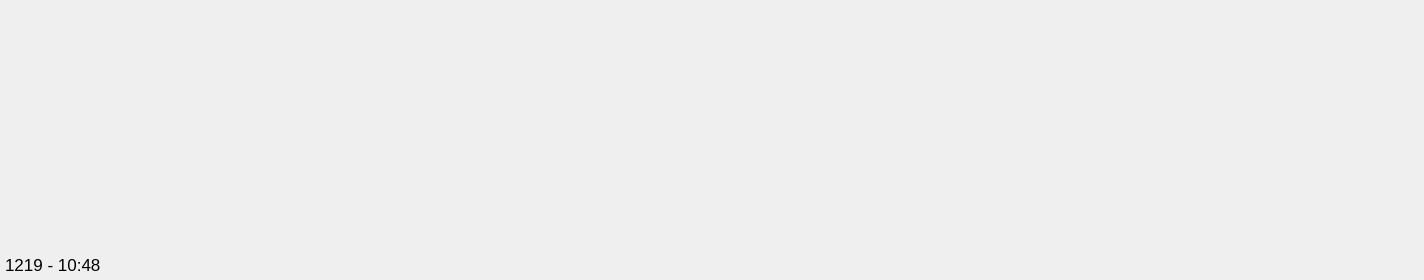
<?xml version="1.0" encoding="UTF-8"?>
<ui version="4.0">
 <class>Widget</class>
 <widget class="QWidget" name="Widget">
  <property name="geometry">
   <rect>
    <x>0</x>
    <y>0</y>
    <width>1424</width>
    <height>280</height>
   </rect>
  </property>
  <property name="sizePolicy">
   <sizepolicy hsizetype="Fixed" vsizetype="Fixed">
    <horstretch>0</horstretch>
    <verstretch>0</verstretch>
   </sizepolicy>
  </property>
  <property name="minimumSize">
   <size>
    <width>1424</width>
    <height>280</height>
   </size>
  </property>
  <property name="maximumSize">
   <size>
    <width>1424</width>
    <height>280</height>
   </size>
  </property>
  <property name="windowTitle">
   <string>Widget</string>
  </property>
  <widget class="QWidget" name="topWidget" native="true">
   <property name="geometry">
    <rect>
     <x>0</x>
     <y>0</y>
     <width>1424</width>
     <height>280</height>
    </rect>
   </property>
   <property name="sizePolicy">
    <sizepolicy hsizetype="Fixed" vsizetype="Fixed">
     <horstretch>0</horstretch>
     <verstretch>0</verstretch>
    </sizepolicy>
   </property>
   <property name="minimumSize">
    <size>
     <width>1424</width>
     <height>280</height>
    </size>
   </property>
   <property name="maximumSize">
    <size>
     <width>1424</width>
     <height>16777215</height>
    </size>
   </property>
   <layout class="QHBoxLayout" name="horizontalLayout_2">
    <property name="spacing">
     <number>0</number>
    </property>
    <property name="leftMargin">
     <number>0</number>
    </property>
    <property name="topMargin">
     <number>0</number>
    </property>
    <property name="rightMargin">
     <number>0</number>
    </property>
    <property name="bottomMargin">
     <number>0</number>
    </property>
    <item>
     <widget class="QWidget" name="menuWidget" native="true">
      <property name="sizePolicy">
       <sizepolicy hsizetype="Fixed" vsizetype="Preferred">
        <horstretch>0</horstretch>
        <verstretch>0</verstretch>
       </sizepolicy>
      </property>
      <property name="minimumSize">
       <size>
        <width>107</width>
        <height>0</height>
       </size>
      </property>
      <property name="maximumSize">
       <size>
        <width>107</width>
        <height>16777215</height>
       </size>
      </property>
      <layout class="QVBoxLayout" name="verticalLayout">
       <property name="spacing">
        <number>3</number>
       </property>
       <property name="leftMargin">
        <number>0</number>
       </property>
       <property name="topMargin">
        <number>0</number>
       </property>
       <property name="rightMargin">
        <number>0</number>
       </property>
       <property name="bottomMargin">
        <number>5</number>
       </property>
       <item>
        <widget class="QScrollArea" name="scrollArea">
         <property name="frameShape">
          <enum>QFrame::NoFrame</enum>
         </property>
         <property name="frameShadow">
          <enum>QFrame::Plain</enum>
         </property>
         <property name="verticalScrollBarPolicy">
          <enum>Qt::ScrollBarAlwaysOff</enum>
         </property>
         <property name="horizontalScrollBarPolicy">
          <enum>Qt::ScrollBarAlwaysOff</enum>
         </property>
         <property name="widgetResizable">
          <bool>true</bool>
         </property>
         <widget class="QWidget" name="scrollAreaWidgetContents">
          <property name="geometry">
           <rect>
            <x>0</x>
            <y>0</y>
            <width>107</width>
            <height>252</height>
           </rect>
          </property>
         </widget>
        </widget>
       </item>
       <item>
        <widget class="QWidget" name="bjTimeWidget" native="true">
         <property name="sizePolicy">
          <sizepolicy hsizetype="Fixed" vsizetype="Preferred">
           <horstretch>0</horstretch>
           <verstretch>0</verstretch>
          </sizepolicy>
         </property>
         <property name="minimumSize">
          <size>
           <width>107</width>
           <height>0</height>
          </size>
         </property>
         <layout class="QHBoxLayout" name="horizontalLayout">
          <property name="spacing">
           <number>0</number>
          </property>
          <property name="leftMargin">
           <number>0</number>
          </property>
          <property name="topMargin">
           <number>0</number>
          </property>
          <property name="rightMargin">
           <number>0</number>
          </property>
          <property name="bottomMargin">
           <number>0</number>
          </property>
          <item>
           <spacer name="bjTimeSpacerL">
            <property name="orientation">
             <enum>Qt::Horizontal</enum>
            </property>
            <property name="sizeHint" stdset="0">
             <size>
              <width>9</width>
              <height>20</height>
             </size>
            </property>
           </spacer>
          </item>
          <item>
           <widget class="QLabel" name="bjTimeLabel">
            <property name="font">
             <font>
              <pointsize>13</pointsize>
             </font>
            </property>
            <property name="text">
             <string>1219 - 10:48</string>
            </property>
           </widget>
          </item>
          <item>
           <spacer name="bjTimeSpacerR">
            <property name="orientation">
             <enum>Qt::Horizontal</enum>
            </property>
            <property name="sizeHint" stdset="0">
             <size>
              <width>9</width>
              <height>20</height>
             </size>
            </property>
           </spacer>
          </item>
         </layout>
        </widget>
       </item>
      </layout>
     </widget>
    </item>
    <item>
     <widget class="QWidget" name="splitTopWidget" native="true">
      <property name="minimumSize">
       <size>
        <width>3</width>
        <height>280</height>
       </size>
      </property>
      <property name="maximumSize">
       <size>
        <width>3</width>
        <height>16777215</height>
       </size>
      </property>
      <layout class="QVBoxLayout" name="verticalLayout_3">
       <property name="spacing">
        <number>0</number>
       </property>
       <property name="leftMargin">
        <number>0</number>
       </property>
       <property name="topMargin">
        <number>10</number>
       </property>
       <property name="rightMargin">
        <number>0</number>
       </property>
       <property name="bottomMargin">
        <number>0</number>
       </property>
       <item>
        <widget class="QWidget" name="splitWidget" native="true">
         <property name="sizePolicy">
          <sizepolicy hsizetype="Fixed" vsizetype="Preferred">
           <horstretch>0</horstretch>
           <verstretch>0</verstretch>
          </sizepolicy>
         </property>
         <property name="minimumSize">
          <size>
           <width>3</width>
           <height>263</height>
          </size>
         </property>
         <property name="maximumSize">
          <size>
           <width>3</width>
           <height>16777215</height>
          </size>
         </property>
        </widget>
       </item>
       <item>
        <spacer name="verticalSpacer_2">
         <property name="orientation">
          <enum>Qt::Vertical</enum>
         </property>
         <property name="sizeHint" stdset="0">
          <size>
           <width>0</width>
           <height>4</height>
          </size>
         </property>
        </spacer>
       </item>
      </layout>
     </widget>
    </item>
    <item>
     <spacer name="topHorSpacer">
      <property name="orientation">
       <enum>Qt::Horizontal</enum>
      </property>
      <property name="sizeType">
       <enum>QSizePolicy::Fixed</enum>
      </property>
      <property name="sizeHint" stdset="0">
       <size>
        <width>5</width>
        <height>20</height>
       </size>
      </property>
     </spacer>
    </item>
    <item>
     <widget class="QWidget" name="staBarWidget" native="true">
      <property name="sizePolicy">
       <sizepolicy hsizetype="Fixed" vsizetype="Preferred">
        <horstretch>0</horstretch>
        <verstretch>0</verstretch>
       </sizepolicy>
      </property>
      <property name="minimumSize">
       <size>
        <width>32</width>
        <height>0</height>
       </size>
      </property>
      <layout class="QVBoxLayout" name="verticalLayout_2">
       <property name="spacing">
        <number>5</number>
       </property>
       <property name="leftMargin">
        <number>2</number>
       </property>
       <property name="topMargin">
        <number>0</number>
       </property>
       <property name="rightMargin">
        <number>2</number>
       </property>
       <property name="bottomMargin">
        <number>5</number>
       </property>
       <item>
        <spacer name="verSpacer">
         <property name="orientation">
          <enum>Qt::Vertical</enum>
         </property>
         <property name="sizeHint" stdset="0">
          <size>
           <width>20</width>
           <height>40</height>
          </size>
         </property>
        </spacer>
       </item>
       <item>
        <widget class="QLabel" name="soundLabelIcon">
         <property name="sizePolicy">
          <sizepolicy hsizetype="Fixed" vsizetype="Fixed">
           <horstretch>0</horstretch>
           <verstretch>0</verstretch>
          </sizepolicy>
         </property>
         <property name="minimumSize">
          <size>
           <width>32</width>
           <height>32</height>
          </size>
         </property>
         <property name="maximumSize">
          <size>
           <width>32</width>
           <height>32</height>
          </size>
         </property>
         <property name="text">
          <string/>
         </property>
         <property name="pixmap">
          <pixmap resource="res.qrc">:/res/icon/staBarIcon/soundOff.png</pixmap>
         </property>
        </widget>
       </item>
       <item>
        <widget class="QLabel" name="wifiLabelIcon">
         <property name="sizePolicy">
          <sizepolicy hsizetype="Fixed" vsizetype="Fixed">
           <horstretch>0</horstretch>
           <verstretch>0</verstretch>
          </sizepolicy>
         </property>
         <property name="minimumSize">
          <size>
           <width>32</width>
           <height>32</height>
          </size>
         </property>
         <property name="maximumSize">
          <size>
           <width>32</width>
           <height>32</height>
          </size>
         </property>
         <property name="text">
          <string/>
         </property>
         <property name="pixmap">
          <pixmap resource="res.qrc">:/res/icon/staBarIcon/wifiConnect.png</pixmap>
         </property>
        </widget>
       </item>
      </layout>
     </widget>
    </item>
    <item>
     <spacer name="topHorSpacer2">
      <property name="orientation">
       <enum>Qt::Horizontal</enum>
      </property>
      <property name="sizeType">
       <enum>QSizePolicy::Fixed</enum>
      </property>
      <property name="sizeHint" stdset="0">
       <size>
        <width>5</width>
        <height>20</height>
       </size>
      </property>
     </spacer>
    </item>
    <item>
     <widget class="QStackedWidget" name="stackedWidget">
      <property name="sizePolicy">
       <sizepolicy hsizetype="Preferred" vsizetype="Preferred">
        <horstretch>0</horstretch>
        <verstretch>0</verstretch>
       </sizepolicy>
      </property>
      <property name="minimumSize">
       <size>
        <width>1272</width>
        <height>0</height>
       </size>
      </property>
      <widget class="QWidget" name="settingPage"/>
      <widget class="QWidget" name="sysinfoPage"/>
     </widget>
    </item>
   </layout>
  </widget>
 </widget>
 <resources>
  <include location="res.qrc"/>
 </resources>
 <connections/>
</ui>
